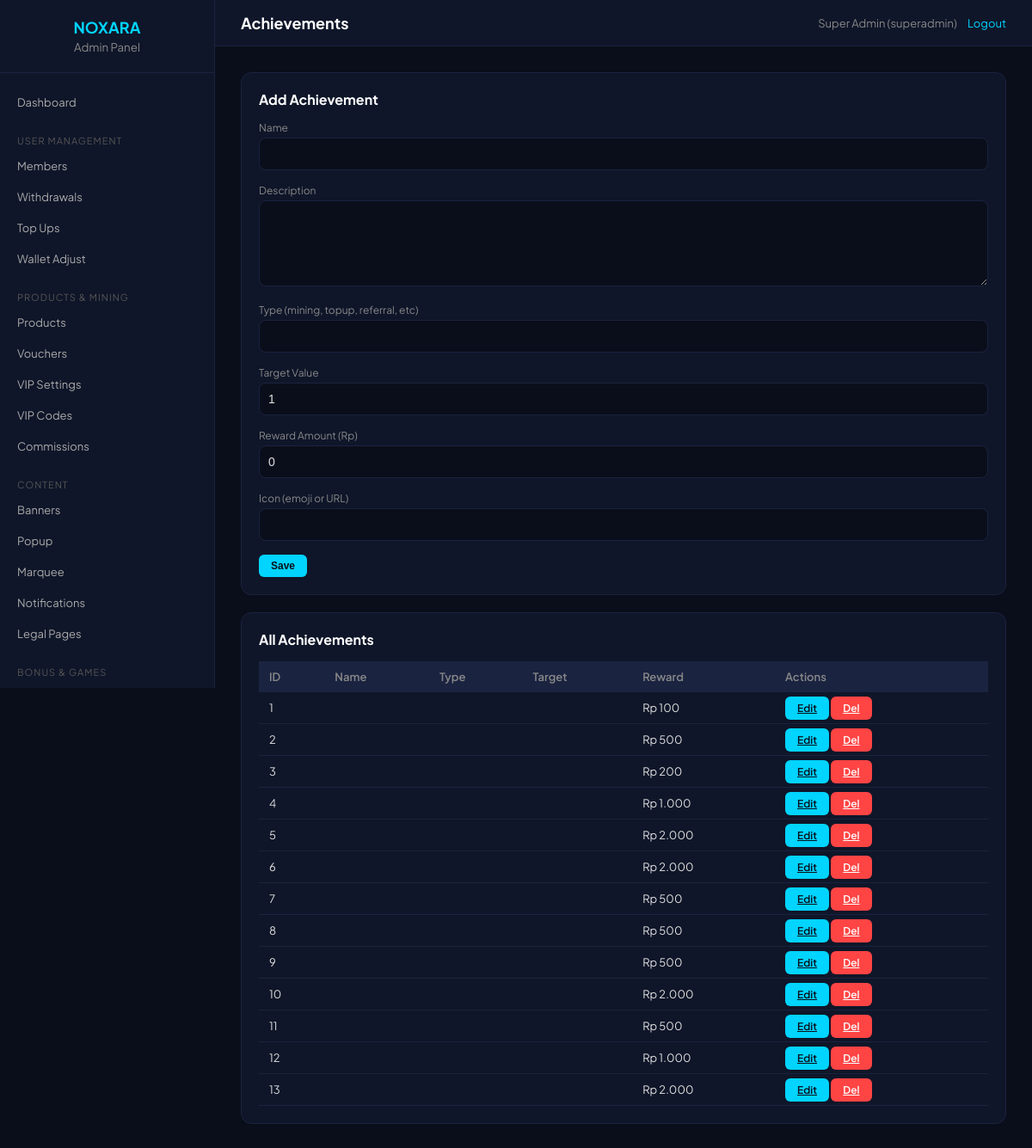
The app's page /admin/achievements.php (signed in) with its own data.
### tables this page shows
CREATE TABLE IF NOT EXISTS `achievements` (
  `id` INT UNSIGNED AUTO_INCREMENT PRIMARY KEY,
  `title` VARCHAR(100) NOT NULL,
  `description` VARCHAR(255) DEFAULT NULL,
  `achievement_key` VARCHAR(50) NOT NULL UNIQUE,
  `icon` VARCHAR(50) DEFAULT 'trophy',
  `reward_amount` DECIMAL(10,2) DEFAULT 0.00,
  `criteria_type` VARCHAR(50) NOT NULL,
  `criteria_value` INT UNSIGNED DEFAULT 1,
  `sort_order` INT DEFAULT 0,
  `is_active` TINYINT(1) DEFAULT 1
);

### config/database.php (called while the page is built, shortened)
<?php
class Database {
    private static ?mysqli $instance = null;
    public static function getInstance(): mysqli {
        if (self::$instance === null) {
            self::$instance = new mysqli(DB_HOST, DB_USER, DB_PASS, DB_NAME, DB_PORT);
            self::$instance->set_charset('utf8mb4');
            self::$instance->query("SET time_zone = '+07:00'");
        }
        return self::$instance;
    }
}
function db(): mysqli {
    return Database::getInstance();
}

### includes/functions.php (called while the page is built, shortened)
<?php
function format_rupiah(float $amount): string {
    return 'Rp ' . number_format($amount, 0, ',', '.');
}

### admin/achievements.php (the view, shortened to what this page needs)
<?php
$admin_page_title = 'Achievements';
$current_admin_page = 'achievements';
include __DIR__ . '/_admin_layout.php';
$edit = null;
$achievements = db()->query("SELECT * FROM achievements ORDER BY id ASC")->fetch_all(MYSQLI_ASSOC);
?>
<div class="card">
    <h3><?= $edit ? 'Edit Achievement' : 'Add Achievement' ?></h3>
    <form method="post">
        <div class="form-group"><label>Name</label><input type="text" name="name" value="<?= htmlspecialchars($edit['name'] ?? '') ?>" required></div>
        <div class="form-group"><label>Description</label><textarea name="description"><?= htmlspecialchars($edit['description'] ?? '') ?></textarea></div>
        <div class="form-group"><label>Type (mining, topup, referral, etc)</label><input type="text" name="type" value="<?= htmlspecialchars($edit['type'] ?? '') ?>" required></div>
        <div class="form-group"><label>Target Value</label><input type="number" name="target" value="<?= $edit['target_value'] ?? 1 ?>"></div>
        <div class="form-group"><label>Reward Amount (Rp)</label><input type="number" name="reward" value="<?= $edit['reward_amount'] ?? 0 ?>"></div>
        <div class="form-group"><label>Icon (emoji or URL)</label><input type="text" name="icon" value="<?= htmlspecialchars($edit['icon'] ?? '') ?>"></div>
        <button type="submit" class="btn-admin primary">Save</button>
    </form>
</div>
<div class="card">
    <h3>All Achievements</h3>
    <table>
        <tr><th>ID</th><th>Name</th><th>Type</th><th>Target</th><th>Reward</th><th>Actions</th></tr>
        <?php foreach ($achievements as $a): ?>
        <tr>
            <td><?= $a['id'] ?></td>
            <td><?= htmlspecialchars($a['name']) ?></td>
            <td><?= $a['type'] ?></td>
            <td><?= $a['target_value'] ?></td>
            <td><?= format_rupiah($a['reward_amount']) ?></td>
            <td>
                <a href="?edit=<?= $a['id'] ?>" class="btn-admin primary">Edit</a>
                <a href="?delete=<?= $a['id'] ?>" class="btn-admin danger" onclick="return confirm('Delete?')">Del</a>
            </td>
        </tr>
        <?php endforeach; ?>
    </table>
</div>
    </div>
</div>
</body>
</html>

### admin/_admin_layout.php (shortened to what this page needs)
<?php
$stmt = db()->prepare("SELECT * FROM admin_users WHERE id = ? AND status = 'active'");
$stmt->bind_param('i', $_SESSION['admin_id']);
$stmt->execute();
$admin = $stmt->get_result()->fetch_assoc();
$admin_page_title = $admin_page_title ?? 'Admin Panel';
$current_admin_page = $current_admin_page ?? '';
?>
<!DOCTYPE html>
<html lang="id">
<head>
</head>
<body>
<aside class="admin-sidebar">
    <div class="logo">
        <h2>NOXARA</h2>
        <small>Admin Panel</small>
    </div>
    <nav class="admin-nav">
        <a href="<?= BASE_URL ?>/admin/index.php" class="<?= $current_admin_page === 'dashboard' ? 'active' : '' ?>">Dashboard</a>
        <div class="nav-section">User Management</div>
        <a href="<?= BASE_URL ?>/admin/members.php" class="<?= $current_admin_page === 'members' ? 'active' : '' ?>">Members</a>
        <a href="<?= BASE_URL ?>/admin/withdrawals.php" class="<?= $current_admin_page === 'withdrawals' ? 'active' : '' ?>">Withdrawals</a>
        <a href="<?= BASE_URL ?>/admin/topups.php" class="<?= $current_admin_page === 'topups' ? 'active' : '' ?>">Top Ups</a>
        <a href="<?= BASE_URL ?>/admin/wallet_adjustments.php">Wallet Adjust</a>
        <div class="nav-section">Products & Mining</div>
        <a href="<?= BASE_URL ?>/admin/products.php" class="<?= $current_admin_page === 'products' ? 'active' : '' ?>">Products</a>
        <a href="<?= BASE_URL ?>/admin/vouchers.php" class="<?= $current_admin_page === 'vouchers' ? 'active' : '' ?>">Vouchers</a>
        <a href="<?= BASE_URL ?>/admin/vip_settings.php">VIP Settings</a>
        <a href="<?= BASE_URL ?>/admin/vip_codes.php">VIP Codes</a>
        <a href="<?= BASE_URL ?>/admin/commission_settings.php">Commissions</a>
        <div class="nav-section">Content</div>
        <a href="<?= BASE_URL ?>/admin/banners.php">Banners</a>
        <a href="<?= BASE_URL ?>/admin/popup_settings.php">Popup</a>
        <a href="<?= BASE_URL ?>/admin/marquee_settings.php">Marquee</a>
        <a href="<?= BASE_URL ?>/admin/notifications.php">Notifications</a>
        <a href="<?= BASE_URL ?>/admin/legal_pages.php">Legal Pages</a>
        <div class="nav-section">Bonus & Games</div>
        <a href="<?= BASE_URL ?>/admin/daily_bonus_settings.php">Daily Check-in</a>
    </nav>
</aside>
<div class="admin-main">
    <header class="admin-topbar">
        <h1><?= htmlspecialchars($admin_page_title) ?></h1>
        <div class="admin-user">
            <?= htmlspecialchars($admin['full_name']) ?> (<?= $admin['role'] ?>)
            <a href="<?= BASE_URL ?>/admin/logout.php">Logout</a>
        </div>
    </header>
    <div class="admin-content">

### admin/_admin_layout.php (style rules this page uses)
* { margin:0; padding:0; box-sizing:border-box; }
body { font-family:'Plus Jakarta Sans',sans-serif; background:#0A0E1A; color:#e0e0e0; min-height:100vh; display:flex; }
.admin-sidebar { width:250px; background:#0F1629; border-right:1px solid #1a2340; height:100vh; position:fixed; overflow-y:auto; padding:20px 0; }
.admin-sidebar .logo { text-align:center; padding:0 20px 20px; border-bottom:1px solid #1a2340; margin-bottom:16px; }
.admin-sidebar .logo h2 { color:#00D4FF; font-size:18px; }
.admin-sidebar .logo small { color:#888; }
.admin-nav a { display:flex; align-items:center; padding:10px 20px; color:#aaa; text-decoration:none; font-size:13px; transition:all .2s; }
.admin-nav .nav-section { padding:10px 20px 5px; font-size:11px; text-transform:uppercase; color:#555; letter-spacing:1px; margin-top:10px; }
.admin-main { margin-left:250px; flex:1; min-height:100vh; }
.admin-topbar { background:#0F1629; border-bottom:1px solid #1a2340; padding:15px 30px; display:flex; justify-content:space-between; align-items:center; position:sticky; top:0; z-index:100; }
.admin-topbar h1 { font-size:18px; color:#fff; }
.admin-topbar .admin-user { color:#888; font-size:13px; }
.admin-topbar .admin-user a { color:#00D4FF; text-decoration:none; margin-left:10px; }
.admin-content { padding:30px; }
.card { background:#0F1629; border:1px solid #1a2340; border-radius:12px; padding:20px; margin-bottom:20px; }
.card h3 { color:#fff; margin-bottom:15px; font-size:16px; }
table { width:100%; border-collapse:collapse; font-size:13px; }
table th { background:#1a2340; padding:10px 12px; text-align:left; color:#888; font-weight:600; }
table td { padding:10px 12px; border-bottom:1px solid #1a2340; }
.btn-admin { padding:6px 14px; border-radius:6px; border:none; cursor:pointer; font-size:12px; font-weight:600; }
.btn-admin.primary { background:#00D4FF; color:#0A0E1A; }
.btn-admin.danger { background:#ff4444; color:#fff; }
.form-group { margin-bottom:16px; }
.form-group label { display:block; font-size:12px; color:#888; margin-bottom:4px; }
.form-group input, .form-group select, .form-group textarea { width:100%; padding:10px; background:#0A0E1A; border:1px solid #1a2340; border-radius:8px; color:#e0e0e0; font-size:14px; }
.form-group textarea { min-height:100px; resize:vertical; }

### records on screen
achievements: id "1", reward_amount "Rp 100"
achievements: id "2", reward_amount "Rp 500"
achievements: id "3", reward_amount "Rp 200"
achievements: id "4", reward_amount "Rp 1.000"
achievements: id "5", reward_amount "Rp 2.000"
achievements: id "6", reward_amount "Rp 2.000"
achievements: id "7", reward_amount "Rp 500"
achievements: id "8", reward_amount "Rp 500"
achievements: id "9", reward_amount "Rp 500"
achievements: id "10", reward_amount "Rp 2.000"
achievements: id "11", reward_amount "Rp 500"
achievements: id "12", reward_amount "Rp 1.000"
achievements: id "13", reward_amount "Rp 2.000"

### other values on screen
$admin_page_title "Achievements"
$admin['full_name'] "Super Admin"
$admin['role'] "superadmin"
